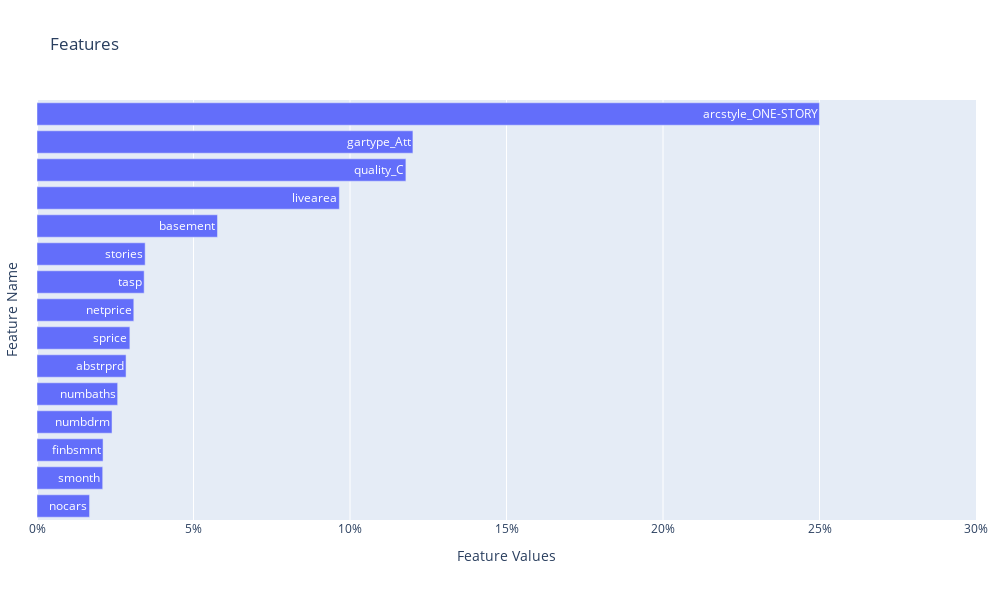

Source (notebook cell):
### Code cell
df_features = pd.DataFrame(
    {"f_names": X_train.columns, "f_values": clf.feature_importances_}
).sort_values("f_values", ascending=False)

fig = px.bar(
    df_features.head(15),
    x="f_values",
    y="f_names",
    text_auto=".1%",
    width=1000,
    height=600,
    range_x=[0,0.3],
    title="Features",
    hover_data=[
        "f_names", "f_values"
    ]
)

fig.update_layout(
    yaxis={"categoryorder": "total ascending"},
    margin=dict(
        pad=0,
        l=20,
        r=20
    ),
    xaxis=dict(
        tickformat=".0%"
    )
)

labels = df_features["f_names"].values

fig.update_traces(
    texttemplate=labels,
    textposition="auto"
)

fig.update_xaxes(
    title="Feature Values"
)

fig.update_yaxes(
    title="Feature Name",
    visible=True,
    showticklabels=False
)

fig.show()

### Figure 1 — Plotly figure (JSON) as saved in the notebook; plotly's stock layout.template omitted (floating-point values rounded to 4 significant figures)
{"data": [{"alignmentgroup": "True", "hovertemplate": "f_values=%{x}<br>f_names=%{y}<extra></extra>", "legendgroup": "", "marker": {"color": "#636efa", "pattern": {"shape": ""}}, "name": "", "offsetgroup": "", "orientation": "h", "showlegend": false, "textposition": "auto", "texttemplate": ["arcstyle_ONE-STORY", "gartype_Att", "quality_C", "livearea", "basement", "stories", "tasp", "netprice", "sprice", "abstrprd", "numbaths", "numbdrm", "finbsmnt", "smonth", "nocars", "condition_AVG", "status_V", "status_I", "deduct", "syear", "arcstyle_END UNIT", "arcstyle_ONE AND HALF-STORY", "qualified_U", "arcstyle_MIDDLE UNIT", "arcstyle_TWO-STORY", "quality_B", "qualified_Q", "condition_Good", "arcstyle_THREE-STORY", "condition_VGood", "quality_A", "quality_X", "gartype_None", "arcstyle_TRI-LEVEL", "totunits", "arcstyle_BI-LEVEL", "gartype_Det", "arcstyle_CONVERSIONS", "quality_D", "arcstyle_TWO AND HALF-STORY", "gartype_Att/Det", "gartype_det/CP", "gartype_CP", "condition_Fair", "condition_Excel", "gartype_att/CP", "arcstyle_SPLIT LEVEL", "arcstyle_TRI-LEVEL WITH BASEMENT"], "type": "bar", "x": [0.25, 0.1201, 0.1179, 0.0966, 0.05767, 0.03456, 0.03424, 0.03093, 0.02967, 0.02845, 0.02577, 0.02397, 0.02111, 0.02099, 0.01679], "xaxis": "x", "y": ["arcstyle_ONE-STORY", "gartype_Att", "quality_C", "livearea", "basement", "stories", "tasp", "netprice", "sprice", "abstrprd", "numbaths", "numbdrm", "finbsmnt", "smonth", "nocars"], "yaxis": "y"}], "layout": {"barmode": "relative", "height": 600, "legend": {"tracegroupgap": 0}, "margin": {"l": 20, "pad": 0, "r": 20}, "title": {"text": "Features"}, "width": 1000, "xaxis": {"anchor": "y", "domain": [0, 1], "range": [0, 0.3], "tickformat": ".0%", "title": {"text": "Feature Values"}}, "yaxis": {"anchor": "x", "categoryorder": "total ascending", "domain": [0, 1], "showticklabels": false, "title": {"text": "Feature Name"}, "visible": true}}}
